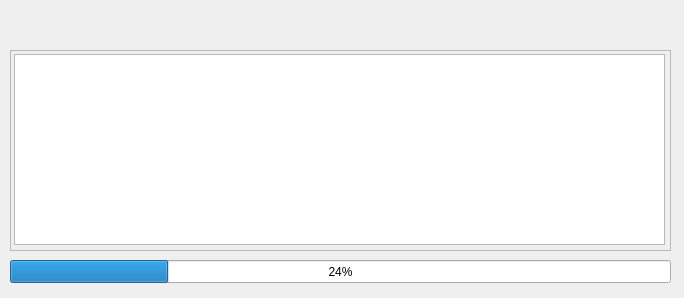
<?xml version="1.0" encoding="UTF-8"?>
<ui version="4.0">
 <class>wdgDatabaseEditor</class>
 <widget class="QWidget" name="wdgDatabaseEditor">
  <property name="geometry">
   <rect>
    <x>0</x>
    <y>0</y>
    <width>684</width>
    <height>298</height>
   </rect>
  </property>
  <property name="windowTitle">
   <string>Form</string>
  </property>
  <widget class="QScrollArea" name="scrollArea">
   <property name="geometry">
    <rect>
     <x>10</x>
     <y>50</y>
     <width>661</width>
     <height>201</height>
    </rect>
   </property>
   <property name="widgetResizable">
    <bool>true</bool>
   </property>
   <widget class="QWidget" name="scrollAreaWidgetContents">
    <property name="geometry">
     <rect>
      <x>0</x>
      <y>0</y>
      <width>659</width>
      <height>199</height>
     </rect>
    </property>
    <widget class="QTextEdit" name="txtInfo">
     <property name="geometry">
      <rect>
       <x>3</x>
       <y>3</y>
       <width>651</width>
       <height>191</height>
      </rect>
     </property>
    </widget>
   </widget>
  </widget>
  <widget class="QProgressBar" name="pgbProgress">
   <property name="geometry">
    <rect>
     <x>10</x>
     <y>260</y>
     <width>661</width>
     <height>23</height>
    </rect>
   </property>
   <property name="value">
    <number>24</number>
   </property>
  </widget>
 </widget>
 <resources/>
 <connections/>
</ui>
